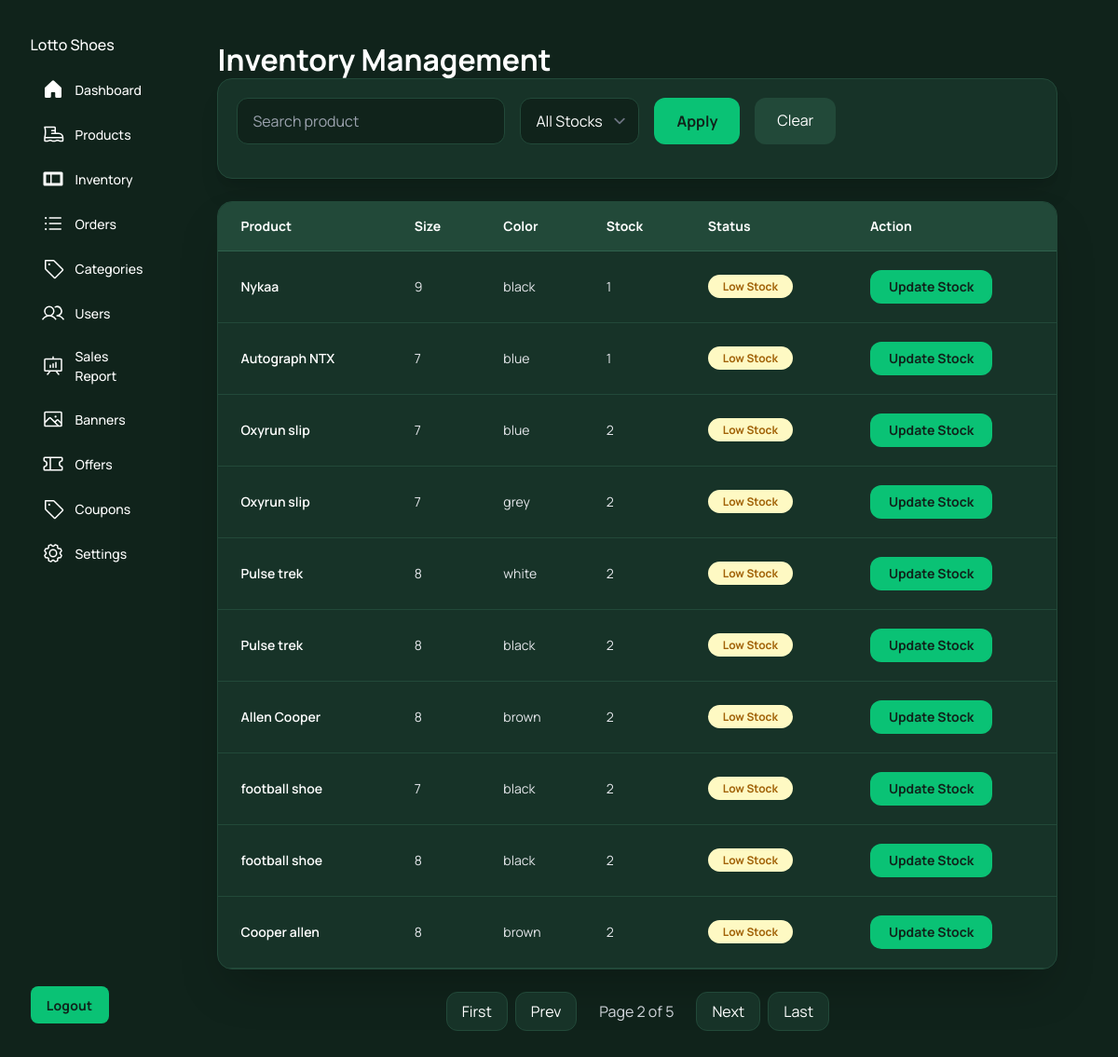
Screenshot of /orders/inventory-management/?page=2 (signed in) with the database file from the repository.
### products/models.py (models this page shows, shortened)
class ProductVariant(models.Model):
    product = models.ForeignKey(Product,on_delete=models.CASCADE,related_name='variants')
    size = models.CharField(max_length=20)
    color = models.CharField(max_length=50)
    stock = models.PositiveIntegerField(default=0)
    price = models.DecimalField(max_digits=10,decimal_places=2,null=True)
    is_active = models.BooleanField(default=True)

class Product(models.Model):
    product_name = models.CharField(max_length=200, unique=True)
    slug = models.SlugField(max_length=200, unique=True)
    base_price = models.DecimalField(max_digits=10, decimal_places=2)
    description = models.TextField()
    is_listed = models.BooleanField(default=True)
    category = models.ForeignKey(Category, on_delete=models.CASCADE,related_name='products')
    image = models.ImageField(upload_to='products/')
    created_at = models.DateTimeField(auto_now_add=True)
    updated_at = models.DateTimeField(auto_now=True)
    is_deleted = models.BooleanField(default=False)
    is_available = models.BooleanField(default=True)
    is_blocked = models.BooleanField(default=False)
    offer_price = models.DecimalField(max_digits=10,decimal_places=2,null=True,blank=True)

### adminpanel/decorators.py (the view)
    def wrapper(request, *args, **kwargs):
        if not request.user.is_authenticated or not request.user.is_staff:
            messages.error(request, "You are not authorized!")
            return redirect('admin_login')
        return view_func(request, *args, **kwargs)

### orders/templates/inventory.html (shortened to what this page needs)
<html>
  <head>
    <script src="https://cdn.tailwindcss.com?plugins=forms,container-queries"></script>
  </head>
  <body>
    <div class="relative flex h-auto min-h-screen w-full flex-col bg-[#10231b] dark group/design-root overflow-x-hidden" style='font-family: Manrope, "Noto Sans", sans-serif;'>
      <div class="layout-container flex h-full grow flex-col">
        <div class="gap-1 px-6 flex flex-1 justify-center py-5">
          <div class="layout-content-container flex flex-col w-72">
            <div class="flex h-full min-h-[700px] flex-col justify-between bg-[#10231b] p-4">
              <div class="flex flex-col gap-4">
                <h1 class="text-white text-base font-medium leading-normal">Lotto Shoes</h1>
                <div class="flex flex-col gap-2">
                  <a href="{% url 'admin_dashboard'%}" class="flex items-center gap-3 px-3 py-2 hover:bg-[#224939] rounded-lg transition">
                    <div class="text-white" data-icon="House" data-size="24px" data-weight="fill">
                    </div>
                    <p class="text-white text-sm font-medium leading-normal">Dashboard</p>
                  </a>
                  <a href="{% url 'products:product_list'%}" class="flex items-center gap-3 px-3 py-2 hover:bg-[#224939] rounded-lg transition">
                    <div class="text-white" data-icon="Boot" data-size="24px" data-weight="regular">
                    </div>
                    <p class="text-white text-sm font-medium leading-normal">Products</p>
                  </a>
                  <a href="{% url 'inventory_management' %}"
                    class="flex items-center gap-3 px-3 py-2 hover:bg-[#224939] rounded-lg transition">
                    <div class="text-white">
                      <svg xmlns="http://www.w3.org/2000/svg"
                          width="24px"
                          height="24px"
                          fill="currentColor"
                          viewBox="0 0 256 256">
                        <path d="M224,48H32A16,16,0,0,0,16,64V192a16,16,0,0,0,16,16H224a16,16,0,0,0,16-16V64A16,16,0,0,0,224,48ZM96,176H48V80H96Zm112,0H112V80h96Z"></path>
                       </svg>
                    </div>
                    <p class="text-white text-sm font-medium leading-normal">
                      Inventory
                    </p>
                  </a>
                  <a href="{% url 'admin_order_list'%}" class="flex items-center gap-3 px-3 py-2 hover:bg-[#224939] rounded-lg transition">
                    <div class="text-white" data-icon="ListBullets" data-size="24px" data-weight="regular">
                    </div>
                    <p class="text-white text-sm font-medium leading-normal">Orders</p>
                  </a>
                  <a href="{% url 'category_list' %}" class="flex items-center gap-3 px-3 py-2 hover:bg-[#224939] rounded-lg transition">
                    <div class="text-white" data-icon="Tag" data-size="24px" data-weight="regular">
                    </div>
                    <p class="text-white text-sm font-medium leading-normal">Categories</p>
                </a>
         <a href="{% url 'user_list' %}" class="flex items-center gap-3 px-3 py-2 hover:bg-[#224939] rounded-lg transition">
        <div class="text-white">
        </div>
        <p class="text-white text-sm font-medium leading-normal">Users</p>
        </a>
                  <a href="#" class="flex items-center gap-3 px-3 py-2 hover:bg-[#224939] rounded-lg transition">
                    <div class="text-white" data-icon="PresentationChart" data-size="24px" data-weight="regular">
                    </div>
                    <p class="text-white text-sm font-medium leading-normal">Sales Report</p>
                  </a>
                  <a href="#" class="flex items-center gap-3 px-3 py-2 hover:bg-[#224939] rounded-lg transition">
                    <div class="text-white" data-icon="Image" data-size="24px" data-weight="regular">
                    </div>
                    <p class="text-white text-sm font-medium leading-normal">Banners</p>
                  </a>
                  <a href="#" class="flex items-center gap-3 px-3 py-2 hover:bg-[#224939] rounded-lg transition">
                    <div class="text-white" data-icon="Ticket" data-size="24px" data-weight="regular">
                    </div>
                    <p class="text-white text-sm font-medium leading-normal">Offers</p>
                  </a>
                  <a href="#" class="flex items-center gap-3 px-3 py-2 hover:bg-[#224939] rounded-lg transition">
                    <div class="text-white" data-icon="Tag" data-size="24px" data-weight="regular">
                    </div>
                    <p class="text-white text-sm font-medium leading-normal">Coupons</p>
                  </a>
                  <a href="#" class="flex items-center gap-3 px-3 py-2 hover:bg-[#224939] rounded-lg transition">
                    <div class="text-white" data-icon="Gear" data-size="24px" data-weight="regular">
                    </div>
                    <p class="text-white text-sm font-medium leading-normal">Settings</p>
                  </a>
                </div>
              </div>
              <form action="{% url 'admin_logout' %}" method="post">
              <button
                class="flex min-w-[84px] max-w-[480px] cursor-pointer items-center justify-center overflow-hidden rounded-lg h-10 px-4 bg-[#0ac275] text-[#10231b] text-sm font-bold leading-normal tracking-[0.015em]"
              >
                <span class="truncate">Logout</span>
              </button>
            </form>
            </div>
          </div>
          <div class="layout-content-container flex flex-col flex-1 w-full px-6">
            <div class="max-w-7xl mx-auto p-6">
    <p class="text-white tracking-light text-[32px] font-bold leading-tight min-w-72">Inventory Management</p>
    <div class="bg-[#173328] border border-[#224939] p-5 rounded-2xl shadow-xl mb-6">
        <form method="GET" class="flex gap-4 flex-wrap">
            <input
                type="text"
                name="search"
                value="{{ request.GET.search }}"
                placeholder="Search product"
                class="bg-[#10231b] border border-[#224939] text-white placeholder:text-gray-400 rounded-xl px-4 py-3 w-72 focus:border-[#0ac275] focus:ring-[#0ac275]"
            >
            <select
                name="stock"
                class="bg-[#10231b] border border-[#224939] text-white rounded-xl px-4 py-3 focus:border-[#0ac275] focus:ring-[#0ac275]"
            >
                <option value="">All Stocks</option>
            </select>
            <button
                type="submit"
                class="bg-[#0ac275] hover:bg-[#09a864] transition text-[#10231b] font-bold px-6 py-3 rounded-xl"
            >
                Apply
            </button>
            <a
                href="{% url 'inventory_management' %}"
                class="bg-[#224939] hover:bg-[#2c5c49] transition text-white px-6 py-3 rounded-xl"
            >
                Clear
            </a>
        </form>
    </div>
    <div class="bg-[#173328] border border-[#224939] rounded-2xl shadow-2xl overflow-x-auto">
    <table class="w-full min-w-[900px] text-sm">
        <thead class="bg-[#224939] border-b border-[#2f624d]">
            <tr>
                <th class="px-6 py-4 text-left font-bold text-white">
                    Product
                </th>
                <th class="px-6 py-4 text-left font-bold text-white">
                    Size
                </th>
                <th class="px-6 py-4 text-left font-bold text-white">
                    Color
                </th>
                <th class="px-6 py-4 text-left font-bold text-white">
                    Stock
                </th>
                <th class="px-6 py-4 text-left font-bold text-white">
                    Status
                </th>
                <th class="px-6 py-4 text-left font-bold text-white">
                    Action
                </th>
            </tr>
        </thead>
        <tbody>
            {% for variant in page_obj %}
            <tr class="border-b border-[#224939] hover:bg-[#224939] transition">
                <td class="px-6 py-5 font-semibold text-white">
                    {{ variant.product.product_name }}
                </td>
                <td class="px-6 py-5 text-gray-200">
                    {{ variant.size }}
                </td>
                <td class="px-6 py-5 text-gray-200">
                    {{ variant.color }}
                </td>
                <td class="px-6 py-5 text-gray-200">
                    {{ variant.stock }}
                </td>
                <td class="px-6 py-5">
                    {% if variant.stock == 0 %}
                        <span class="bg-red-100 text-red-700 px-4 py-1 rounded-full text-xs font-bold">
                            Out Of Stock
                        </span>
                    {% elif variant.stock <= 5 %}
                        <span class="bg-yellow-100 text-yellow-700 px-4 py-1 rounded-full text-xs font-bold">
                            Low Stock
                        </span>
                    {% else %}
                        <span class="bg-green-100 text-green-700 px-4 py-1 rounded-full text-xs font-bold">
                            In Stock
                        </span>
                    {% endif %}
                </td>
                <td class="px-6 py-5">
                    <a
                        href="{% url 'update_stock' variant.id %}"
                        class="inline-block bg-[#0ac275] hover:bg-[#09a864] text-[#10231b] px-5 py-2 rounded-xl text-sm font-bold transition"
                    >
                        Update Stock
                    </a>
                </td>
            </tr>
            {% empty %}
            <tr>
                <td colspan="6" class="px-6 py-8 text-center text-gray-500">
                    No Products Found
                </td>
            </tr>
            {% endfor %}
        </tbody>
    </table>
</div>
<div class="flex justify-center items-center gap-2 mt-6 text-white">
              {% if page_obj.has_previous %}
              <a href="?page=1{% if query %}&q={{ query }}{% endif %}" class="px-4 py-2 bg-[#173328] border border-[#224939] hover:bg-[#224939] transition rounded-xl">First</a>
              <a href="?page={{ page_obj.previous_page_number }}{% if query %}&q={{ query }}{% endif %}" class="px-4 py-2 bg-[#173328] border border-[#224939] hover:bg-[#224939] transition rounded-xl">Prev</a>
              {% endif %}
              <span class="px-4 py-2 text-gray-300">
              Page {{ page_obj.number }} of {{ page_obj.paginator.num_pages }}
            </span>
            {% if page_obj.has_next %}
            <a href="?page={{ page_obj.next_page_number }}{% if query %}&q={{ query }}{% endif %}" class="px-4 py-2 bg-[#173328] border border-[#224939] hover:bg-[#224939] transition rounded-xl">Next</a>
            <a href="?page={{ page_obj.paginator.num_pages }}{% if query %}&q={{ query }}{% endif %}" class="px-4 py-2 bg-[#173328] border border-[#224939] hover:bg-[#224939] transition rounded-xl">Last</a>
            {% endif %}
            </div>
</div>
          </div>
        </div>
      </div>
    </div>
  </body>
</html>

### rows the page displays
ProductVariant: product.product_name "Nykaa", size "9", color "black", stock "1", shows "Low Stock"
ProductVariant: product.product_name "Autograph NTX", size "7", color "blue", stock "1", shows "Low Stock"
ProductVariant: product.product_name "Oxyrun slip", size "7", color "blue", stock "2", shows "Low Stock"
ProductVariant: product.product_name "Oxyrun slip", size "7", color "grey", stock "2", shows "Low Stock"
ProductVariant: product.product_name "Pulse trek", size "8", color "white", stock "2", shows "Low Stock"
ProductVariant: product.product_name "Pulse trek", size "8", color "black", stock "2", shows "Low Stock"
ProductVariant: product.product_name "Allen Cooper", size "8", color "brown", stock "2", shows "Low Stock"
ProductVariant: product.product_name "football shoe", size "7", color "black", stock "2", shows "Low Stock"
ProductVariant: product.product_name "football shoe", size "8", color "black", stock "2", shows "Low Stock"
ProductVariant: product.product_name "Cooper allen", size "8", color "brown", stock "2", shows "Low Stock"

### other values shown
{{ page_obj.number }} "2"
{{ page_obj.paginator.num_pages }} "5"
